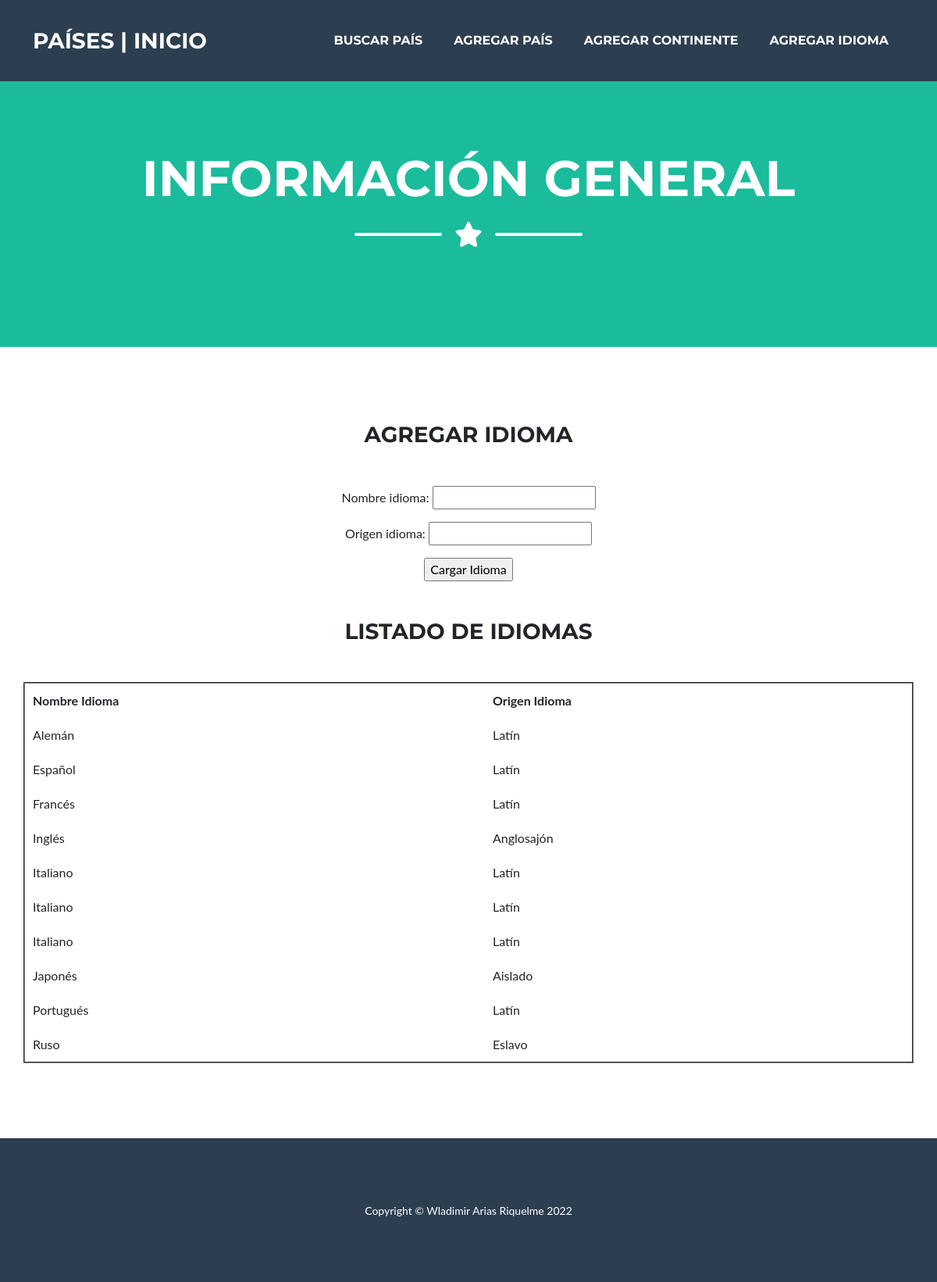
The page /idiomas/crear/ on the database as committed earlier.
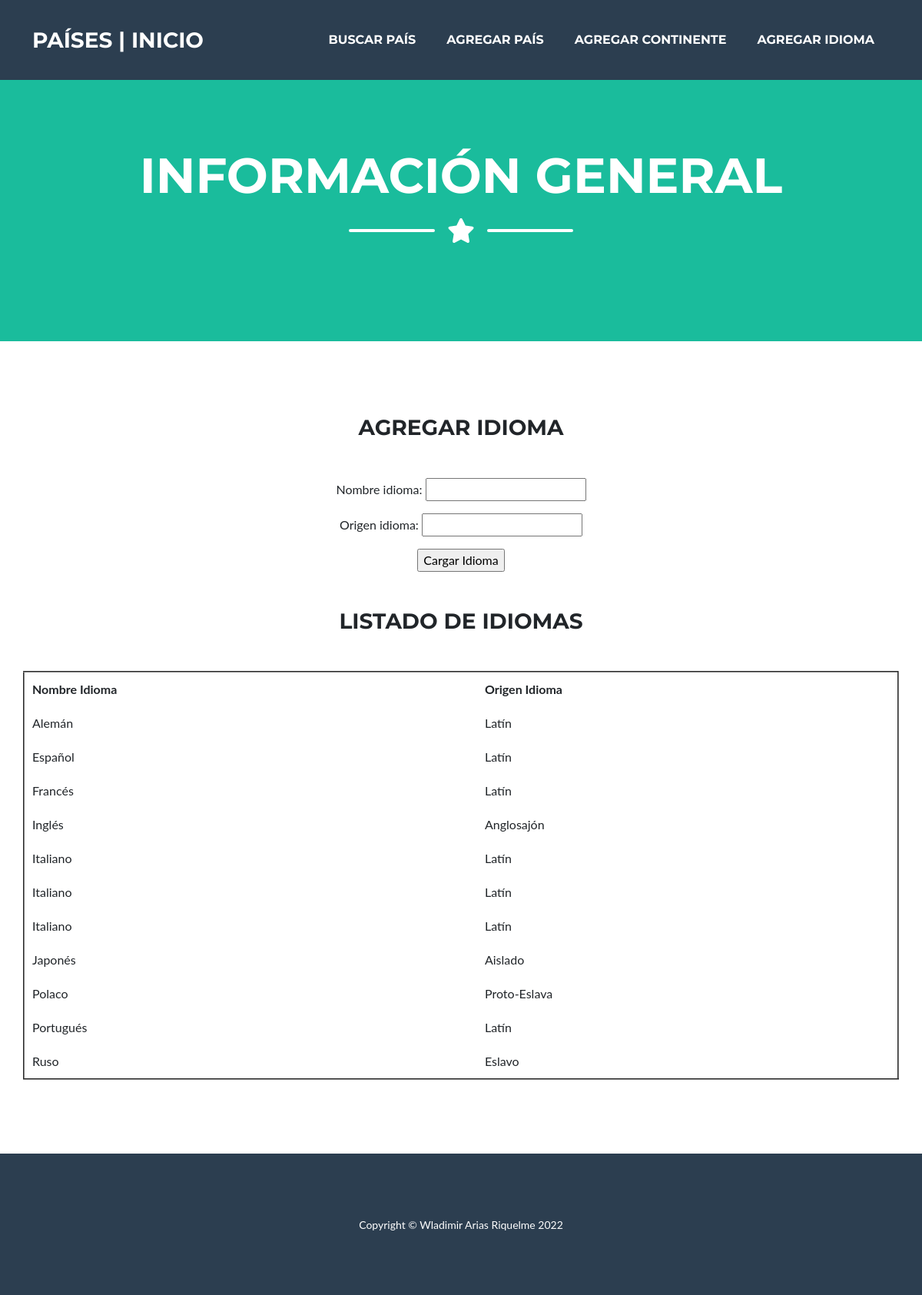
The same page on the database as committed later.
### app/models.py (models this page shows)
class Idioma(models.Model):
    nombre_idioma = models.CharField(max_length=50)
    origen_idioma = models.CharField(max_length=50)

### app/views.py (the view)
# urls.py: path("idiomas/crear/", creacion_idioma, name="app-idiomas-crear")
def creacion_idioma(request):
    if request.method == 'POST':
        formulario = IdiomaFormulario(request.POST)
        if formulario.is_valid():
            data = formulario.cleaned_data
            idioma = Idioma(nombre_idioma=data['nombre_idioma'], origen_idioma=data['origen_idioma'])
            idioma.save()
        return render(request, 'app/index.html')
    else:
        formulario = IdiomaFormulario()
    idiomas = Idioma.objects.all().order_by('nombre_idioma')
    contexto2 = {"idiomas":idiomas}
    contexto = {"formulario":formulario}
    nuevo_contexto = {**contexto, **contexto2}
    return render(request, 'app/agregar_idioma.html', nuevo_contexto)

### app/forms.py
class IdiomaFormulario(forms.Form):
    nombre_idioma = forms.CharField()
    origen_idioma = forms.CharField()

### app/templates/app/agregar_idioma.html
{% extends 'app/base.html' %} {% block contenido %}
<div class="container d-flex align-items-center flex-column">
    <h3 class="masthead-heading text-uppercase mb-0">Agregar Idioma</h3>
    <div class="divider-custom divider-light">
        <div class="divider-custom-line"></div>
    </div>
</div>
<form action="" method="post">
    {% csrf_token %} {{ formulario.as_p }}
    <input type="submit" value="Cargar Idioma">
</form>
<div class="container d-flex align-items-center flex-column">
    <div class="divider-custom divider-light">
        <div class="divider-custom-line"></div>
    </div>
    <h3 class="masthead-heading text-uppercase mb-0">Listado de Idiomas</h3>
    <div class="divider-custom divider-light">
        <div class="divider-custom-line"></div>
    </div>
</div>
<table cellspacing="10" cellpadding="10" border="2">
    <thead>
        <tr>
            <th>Nombre Idioma</th>
            <th>Origen Idioma</th>
        </tr>
    </thead>
    <tbody>
        {% for idioma in idiomas %}
        <tr>
            <td>{{ idioma.nombre_idioma }}</td>
            <td>{{ idioma.origen_idioma }}</td>
        </tr>
        {% endfor %}
    </tbody>
</table>
{% endblock %}

Rows that differ between the two databases and show on the page:
added Idioma: nombre_idioma "Polaco", origen_idioma "Proto-Eslava"
